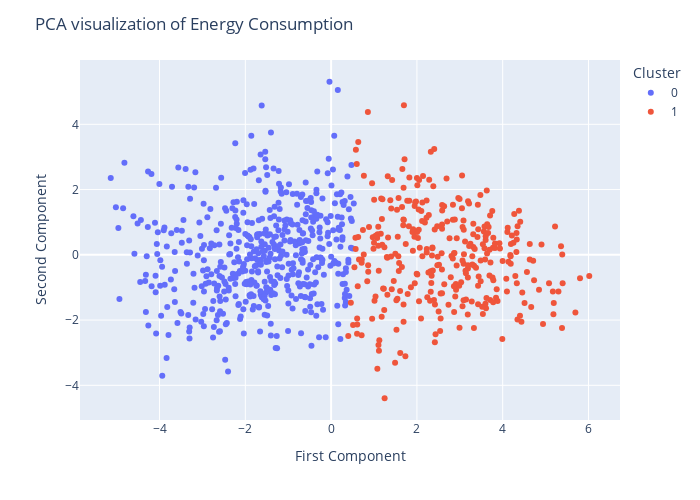

The code cell stored with this chart in its notebook:
### Markdown cell above
### Attempt to visualize KPrototypes clustering in two dimensions

### Code cell
res = pca_kprop.transform(X_numerical_scaled)
fig = px.scatter(
    res, x=0, y=1,
    color=labels, labels={'color': 'Cluster'}
)
fig.update_layout(
    title="PCA visualization of Energy Consumption",
    xaxis_title="First Component",
    yaxis_title="Second Component",
    width=700,
    height=500
)

fig.show()

### Figure 1 — Plotly figure (JSON) as saved in the notebook; plotly's stock layout.template omitted (floating-point values rounded to 4 significant figures; data arrays with more than 128 entries replaced by an {"elided": "..."} marker saying what was removed)
{"data": [{"hovertemplate": "Cluster=0<br>0=%{x}<br>1=%{y}<extra></extra>", "legendgroup": "0", "marker": {"color": "#636efa", "symbol": "circle"}, "mode": "markers", "name": "0", "orientation": "v", "showlegend": true, "type": "scatter", "x": {"elided": "511 float values"}, "xaxis": "x", "y": {"elided": "511 float values"}, "yaxis": "y"}, {"hovertemplate": "Cluster=1<br>0=%{x}<br>1=%{y}<extra></extra>", "legendgroup": "1", "marker": {"color": "#EF553B", "symbol": "circle"}, "mode": "markers", "name": "1", "orientation": "v", "showlegend": true, "type": "scatter", "x": {"elided": "317 float values"}, "xaxis": "x", "y": {"elided": "317 float values"}, "yaxis": "y"}], "layout": {"height": 500, "legend": {"title": {"text": "Cluster"}, "tracegroupgap": 0}, "margin": {"t": 60}, "title": {"text": "PCA visualization of Energy Consumption"}, "width": 700, "xaxis": {"anchor": "y", "domain": [0, 1], "title": {"text": "First Component"}}, "yaxis": {"anchor": "x", "domain": [0, 1], "title": {"text": "Second Component"}}}}
